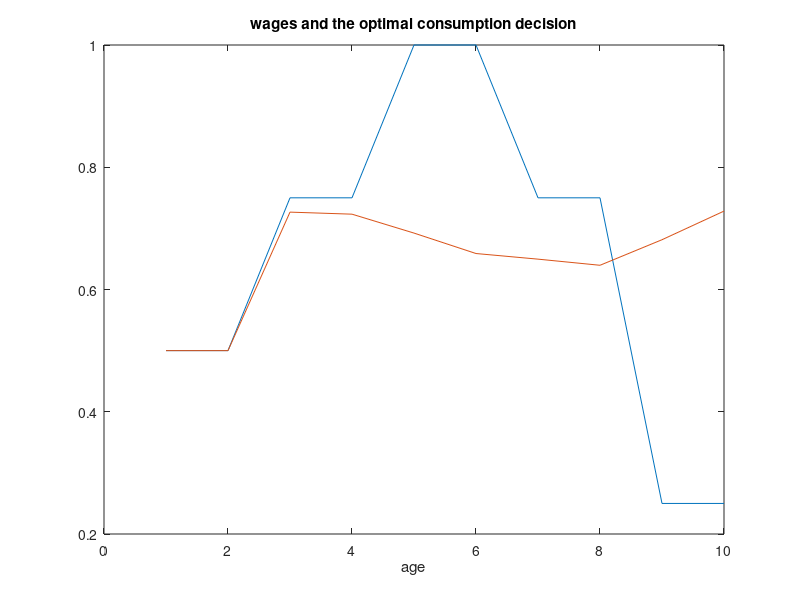

Here is the MATLAB script that generated this plot:
% UAB, NEZIH GUNER
% Fall 2022

clear all;% this clears variables from the workspace


% Section 1: Functional Forms

     sigma=2;  % c^(1-sigma)/(1-sigma)
     beta=.9;
     r=1/beta-1;

% Life span     

T=10;

% wage vector

wvector=[0.5 0.5 ...
    0.75 0.75...
    1 1 ...
    0.75 0.75...
    0.25 0.25];

% Asset grid

Amin=0;
Amax=1;
n=300;
A=linspace(Amin,Amax,n);

V=zeros(n,T);
 g=zeros(n,T-1);

C = A' + wvector(T);
 U=(C.^(1-sigma))/(1-sigma);
  V(:,T)=U;

for i=1:T-1;
    
    I = A'+ wvector(T-i);
     I=(I*ones(1,n))';
      C=I-(A'*ones(1,n))/(1+r);
        
       U=ones(n,n)*(-10000);
       
        for j=1:n;
         for   k=1:n;
           if C(j,k)>0;   
            U(j,k)=C(j,k).^(1-sigma)/(1-sigma);
           end
        end
       end
    
       
    [Vmax gmax] = max(U + beta*V(:,T-i+1)*ones(1,n));
         
    V(:,T-i)=Vmax';
    g(:,T-i)=gmax';    
    
end

savingdec=zeros(T,1);
 assetlevel=zeros(T,1);
    assetlevelindex=1;  
     
for i=1:T-1;     
     savingdec(i)=A(g(assetlevelindex,i));
       assetlevelindex=g(assetlevelindex,i);
        assetlevel(i+1)=A(assetlevelindex);
end

savingdecdet=savingdec;
assetleveldet=assetlevel;

plot(savingdec)
hold on
plot(assetlevel)
hold off

disp('age asset asset+wage savings consumption')
[(1:T)'  assetlevel assetlevel+wvector'  savingdec assetlevel+wvector'-savingdec]

Copt= assetlevel+wvector'-savingdec;
Coptdet=Copt;
plot(1:T,wvector)
hold
plot(1:T,Copt)
title('wages and the optimal consumption decision')
xlabel('age')

